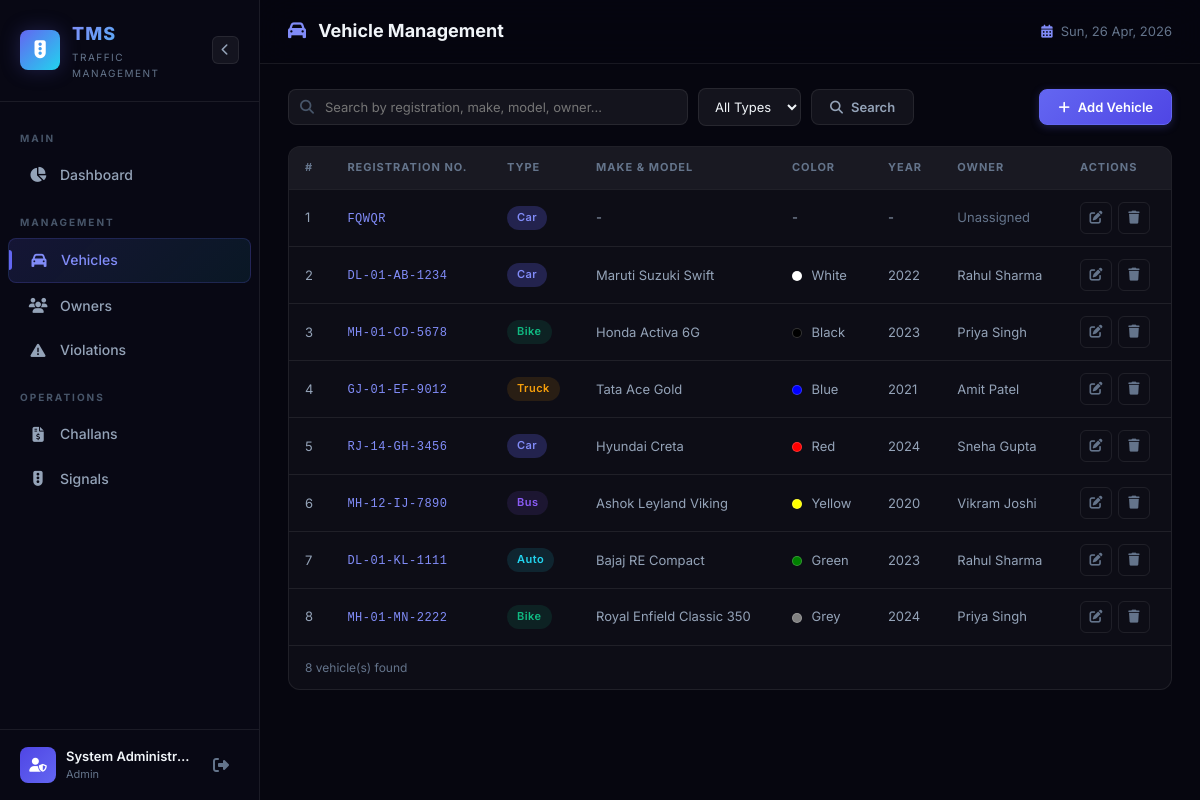
/vehicles/ (signed in), run on the app's committed database.
### tables this page shows
CREATE TABLE users (
                id INTEGER PRIMARY KEY AUTOINCREMENT,
                username TEXT NOT NULL UNIQUE,
                password_hash TEXT NOT NULL,
                role TEXT NOT NULL DEFAULT 'officer' CHECK(role IN ('admin', 'officer')),
                full_name TEXT NOT NULL,
                email TEXT,
                badge_number TEXT,
                is_active INTEGER DEFAULT 1,
                created_at TIMESTAMP DEFAULT CURRENT_TIMESTAMP,
                updated_at TIMESTAMP DEFAULT CURRENT_TIMESTAMP
            );

CREATE TABLE vehicles (
                id INTEGER PRIMARY KEY AUTOINCREMENT,
                registration_number TEXT NOT NULL UNIQUE,
                vehicle_type TEXT NOT NULL DEFAULT 'car' CHECK(vehicle_type IN ('car', 'bike', 'truck', 'bus', 'auto', 'other')),
                make TEXT,
                model TEXT,
                color TEXT,
                year INTEGER,
                owner_id INTEGER,
                is_active INTEGER DEFAULT 1,
                created_at TIMESTAMP DEFAULT CURRENT_TIMESTAMP,
                updated_at TIMESTAMP DEFAULT CURRENT_TIMESTAMP,
                FOREIGN KEY (owner_id) REFERENCES owners(id) ON DELETE SET NULL
            );

CREATE TABLE owners (
                id INTEGER PRIMARY KEY AUTOINCREMENT,
                name TEXT NOT NULL,
                phone TEXT NOT NULL,
                email TEXT,
                address TEXT,
                license_number TEXT UNIQUE,
                date_of_birth TEXT,
                created_at TIMESTAMP DEFAULT CURRENT_TIMESTAMP,
                updated_at TIMESTAMP DEFAULT CURRENT_TIMESTAMP
            );

### routes/vehicles.py (the view)
@vehicles_bp.route('/')
@login_required
def index():
    search = request.args.get('search', '')
    vehicle_type = request.args.get('type', '')
    vehicles = Vehicle.get_all(search=search if search else None, vehicle_type=vehicle_type if vehicle_type else None)
    owners = Owner.get_all()
    return render_template('vehicles.html', vehicles=vehicles, owners=owners, search=search, vehicle_type=vehicle_type)

### db.py (called while the page is built)
def get_db():
    conn = sqlite3.connect(DB_PATH)
    conn.row_factory = sqlite3.Row
    conn.execute("PRAGMA foreign_keys = ON")
    return conn

def dict_from_row(row):
    if row is None:
        return None
    return dict(row)

### models/owner.py (called while the page is built)
    @staticmethod
    def get_all(search=None):
        if search:
            query = """SELECT * FROM owners
                       WHERE name LIKE %s OR phone LIKE %s OR license_number LIKE %s OR email LIKE %s
                       ORDER BY created_at DESC"""
            search_param = f"%{search}%"
            return execute_query(query, (search_param, search_param, search_param, search_param), fetch_all=True)
        return execute_query("SELECT * FROM owners ORDER BY created_at DESC", fetch_all=True)

### models/user.py (called while the page is built)
    @property
    def is_active(self):
        return self._is_active

    @staticmethod
    def from_dict(data):
        if not data:
            return None
        return User(
            id=data['id'],
            username=data['username'],
            password_hash=data['password_hash'],
            role=data['role'],
            full_name=data['full_name'],
            email=data.get('email'),
            badge_number=data.get('badge_number'),
            is_active=data.get('is_active', True),
            created_at=data.get('created_at')
        )

    @staticmethod
    def get_by_id(user_id):
        data = execute_query("SELECT * FROM users WHERE id = %s", (user_id,), fetch_one=True)
        return User.from_dict(data)

### models/vehicle.py (called while the page is built)
    @staticmethod
    def get_all(search=None, vehicle_type=None):
        query = """SELECT v.*, o.name as owner_name, o.phone as owner_phone
                   FROM vehicles v
                   LEFT JOIN owners o ON v.owner_id = o.id
                   WHERE 1=1"""
        params = []
        if search:
            query += " AND (v.registration_number LIKE %s OR v.make LIKE %s OR v.model LIKE %s OR o.name LIKE %s)"
            search_param = f"%{search}%"
            params.extend([search_param, search_param, search_param, search_param])
        if vehicle_type:
            query += " AND v.vehicle_type = %s"
            params.append(vehicle_type)
        query += " ORDER BY v.created_at DESC"
        return execute_query(query, tuple(params), fetch_all=True)

### templates/vehicles.html (shortened to what this page needs)
{% extends "base.html" %}
{% block page_title %}<i class="fas fa-car"></i> Vehicle Management{% endblock %}
{% block content %}
<div class="page-actions">
    <form class="search-form" method="GET">
        <div class="search-input-wrapper">
            <i class="fas fa-search"></i>
            <input type="text" name="search" placeholder="Search by registration, make, model, owner..." value="{{ search }}" id="searchInput">
        </div>
        <select name="type" class="filter-select" onchange="this.form.submit()">
            <option value="">All Types</option>
        </select>
        <button type="submit" class="btn btn-secondary"><i class="fas fa-search"></i> Search</button>
    </form>
    <button class="btn btn-primary" onclick="openModal('addVehicleModal')">
        <i class="fas fa-plus"></i> Add Vehicle
    </button>
</div>
<div class="table-card">
    <div class="table-responsive">
        <table class="data-table" id="vehiclesTable">
            <thead>
                <tr>
                    <th>#</th>
                    <th>Registration No.</th>
                    <th>Type</th>
                    <th>Make & Model</th>
                    <th>Color</th>
                    <th>Year</th>
                    <th>Owner</th>
                    <th>Actions</th>
                </tr>
            </thead>
            <tbody>
                {% for v in vehicles %}
                <tr>
                    <td>{{ loop.index }}</td>
                    <td><span class="text-mono text-primary">{{ v.registration_number }}</span></td>
                    <td><span class="badge badge-type-{{ v.vehicle_type }}">{{ v.vehicle_type | capitalize }}</span></td>
                    <td>{{ v.make or '-' }} {{ v.model or '' }}</td>
                    <td>
                        {% if v.color %}
                        <span class="color-dot" style="background: {{ v.color.lower() }}"></span>
                        {{ v.color }}
                        {% else %}-{% endif %}
                    </td>
                    <td>{{ v.year or '-' }}</td>
                    <td>{{ v.owner_name or '<span class="text-muted">Unassigned</span>' | safe }}</td>
                    <td class="actions-cell">
                        <button class="btn-icon btn-edit" onclick="editVehicle({{ v | tojson }})" title="Edit">
                            <i class="fas fa-edit"></i>
                        </button>
                        <form method="POST" action="{{ url_for('vehicles.delete', vehicle_id=v.id) }}" class="inline-form" onsubmit="return confirm('Delete this vehicle?')">
                            <button type="submit" class="btn-icon btn-delete" title="Delete"><i class="fas fa-trash"></i></button>
                        </form>
                    </td>
                </tr>
                {% endfor %}
            </tbody>
        </table>
    </div>
    <div class="table-footer">
        <span class="result-count">{{ vehicles | length }} vehicle(s) found</span>
    </div>
</div>
{% endblock %}

### templates/base.html (shortened to what this page needs)
<!DOCTYPE html>
<html lang="en">
<head>
    <link rel="stylesheet" href="https://cdnjs.cloudflare.com/ajax/libs/font-awesome/6.5.1/css/all.min.css">
    <link rel="stylesheet" href="{{ url_for('static', filename='css/style.css') }}">
</head>
<body>
    <aside class="sidebar" id="sidebar">
        <div class="sidebar-header">
            <div class="logo">
                <div class="logo-icon">
                    <i class="fas fa-traffic-light"></i>
                </div>
                <div class="logo-text">
                    <span class="logo-title">TMS</span>
                    <span class="logo-subtitle">Traffic Management</span>
                </div>
            </div>
            <button class="sidebar-toggle" id="sidebarToggle" onclick="toggleSidebar()">
                <i class="fas fa-chevron-left"></i>
            </button>
        </div>
        <nav class="sidebar-nav">
            <ul>
                <li class="nav-section-title">Main</li>
                <li>
                    <a href="{{ url_for('dashboard.index') }}" class="nav-link {% if request.endpoint == 'dashboard.index' %}active{% endif %}">
                        <i class="fas fa-chart-pie"></i>
                        <span>Dashboard</span>
                    </a>
                </li>
                <li class="nav-section-title">Management</li>
                <li>
                    <a href="{{ url_for('vehicles.index') }}" class="nav-link {% if request.endpoint and 'vehicles' in request.endpoint %}active{% endif %}">
                        <i class="fas fa-car"></i>
                        <span>Vehicles</span>
                    </a>
                </li>
                <li>
                    <a href="{{ url_for('owners.index') }}" class="nav-link {% if request.endpoint and 'owners' in request.endpoint %}active{% endif %}">
                        <i class="fas fa-users"></i>
                        <span>Owners</span>
                    </a>
                </li>
                <li>
                    <a href="{{ url_for('violations.index') }}" class="nav-link {% if request.endpoint and 'violations' in request.endpoint %}active{% endif %}">
                        <i class="fas fa-exclamation-triangle"></i>
                        <span>Violations</span>
                    </a>
                </li>
                <li class="nav-section-title">Operations</li>
                <li>
                    <a href="{{ url_for('challans.index') }}" class="nav-link {% if request.endpoint and 'challans' in request.endpoint %}active{% endif %}">
                        <i class="fas fa-file-invoice-dollar"></i>
                        <span>Challans</span>
                    </a>
                </li>
                <li>
                    <a href="{{ url_for('signals.index') }}" class="nav-link {% if request.endpoint and 'signals' in request.endpoint %}active{% endif %}">
                        <i class="fas fa-traffic-light"></i>
                        <span>Signals</span>
                    </a>
                </li>
            </ul>
        </nav>
        <div class="sidebar-footer">
            <div class="user-info">
                <div class="user-avatar">
                    <i class="fas fa-user-shield"></i>
                </div>
                <div class="user-details">
                    <span class="user-name">{{ current_user.full_name }}</span>
                    <span class="user-role">{{ current_user.role | capitalize }}</span>
                </div>
            </div>
            <a href="{{ url_for('auth.logout') }}" class="logout-btn" title="Logout">
                <i class="fas fa-sign-out-alt"></i>
            </a>
        </div>
    </aside>
    <main class="main-content" id="mainContent">
        <header class="topbar">
            <div class="topbar-left">
                <h1 class="page-title">{% block page_title %}Dashboard{% endblock %}</h1>
            </div>
            <div class="topbar-right">
                <div class="topbar-date">
                    <i class="fas fa-calendar-alt"></i>
                    <span id="currentDate"></span>
                </div>
            </div>
        </header>
        <div class="content-wrapper">
            {% block content %}{% endblock %}
        </div>
    </main>
</body>
</html>

### data on the page
users: full_name "System Administr…", role "Admin"
vehicles: registration_number "FQWQR", vehicle_type "Car", make "-", year "-", owner_name "Unassigned"
vehicles: registration_number "DL-01-AB-1234", vehicle_type "Car", make "Maruti Suzuki", model "Swift", color "White", year "2022", name "Rahul Sharma"
vehicles: registration_number "MH-01-CD-5678", vehicle_type "Bike", make "Honda", model "Activa 6G", color "Black", year "2023", name "Priya Singh"
vehicles: registration_number "GJ-01-EF-9012", vehicle_type "Truck", make "Tata", model "Ace Gold", color "Blue", year "2021", name "Amit Patel"
vehicles: registration_number "RJ-14-GH-3456", vehicle_type "Car", make "Hyundai", model "Creta", color "Red", year "2024", name "Sneha Gupta"
vehicles: registration_number "MH-12-IJ-7890", vehicle_type "Bus", make "Ashok Leyland", model "Viking", color "Yellow", year "2020", name "Vikram Joshi"
vehicles: registration_number "DL-01-KL-1111", vehicle_type "Auto", make "Bajaj", model "RE Compact", color "Green", year "2023", name "Rahul Sharma"
vehicles: registration_number "MH-01-MN-2222", vehicle_type "Bike", make "Royal Enfield", model "Classic 350", color "Grey", year "2024", name "Priya Singh"

### other printed values
{{ vehicles | length }} "8"
